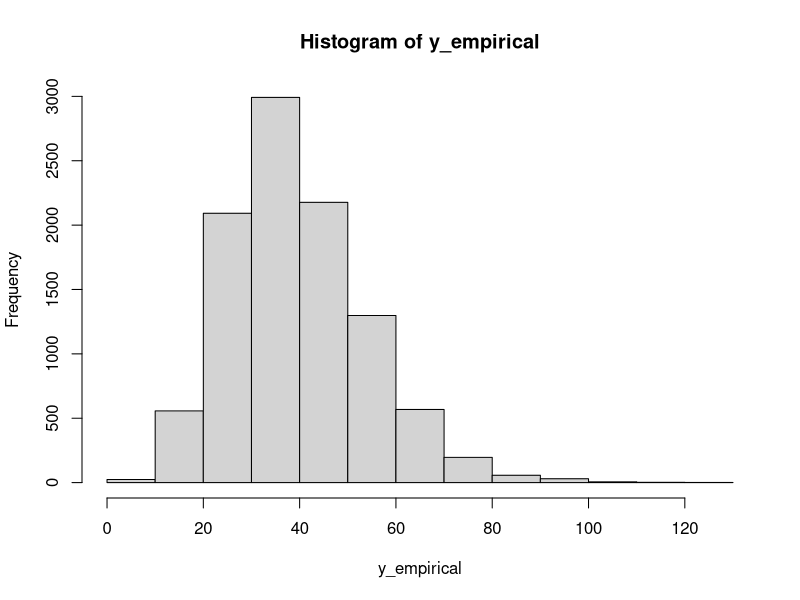
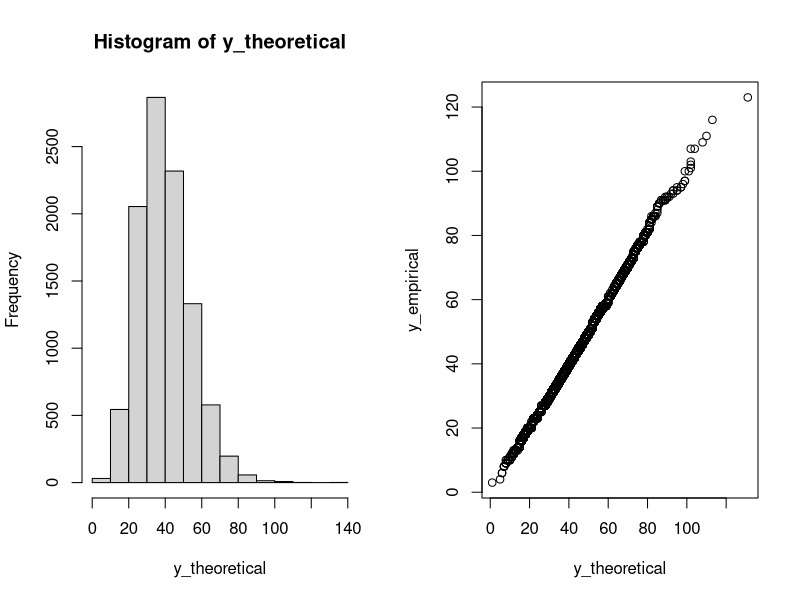
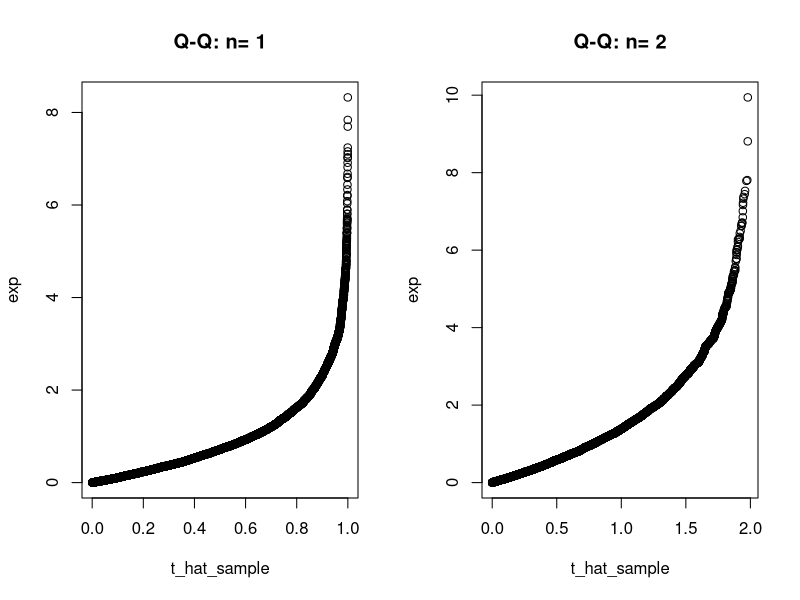
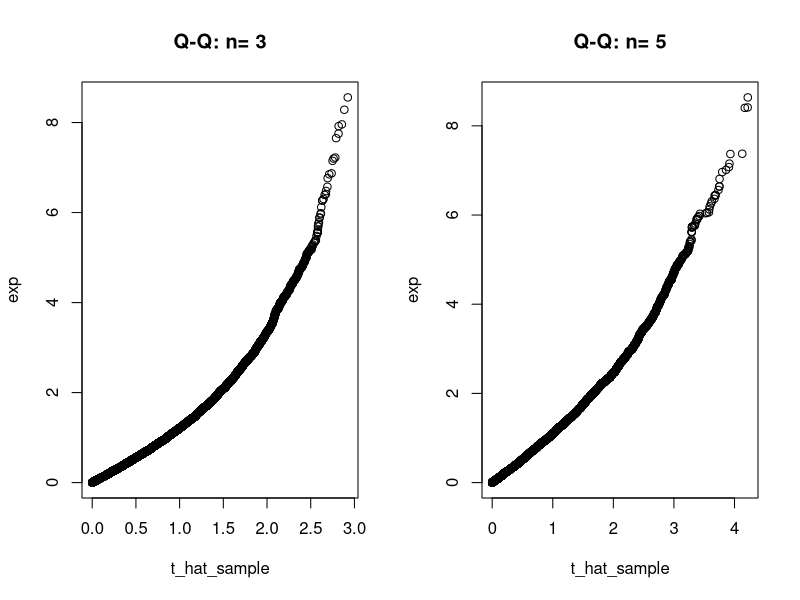
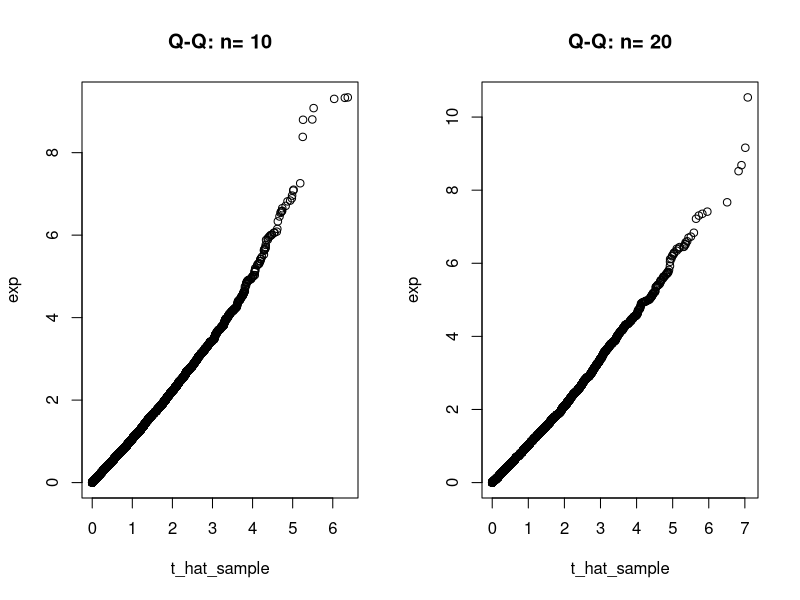
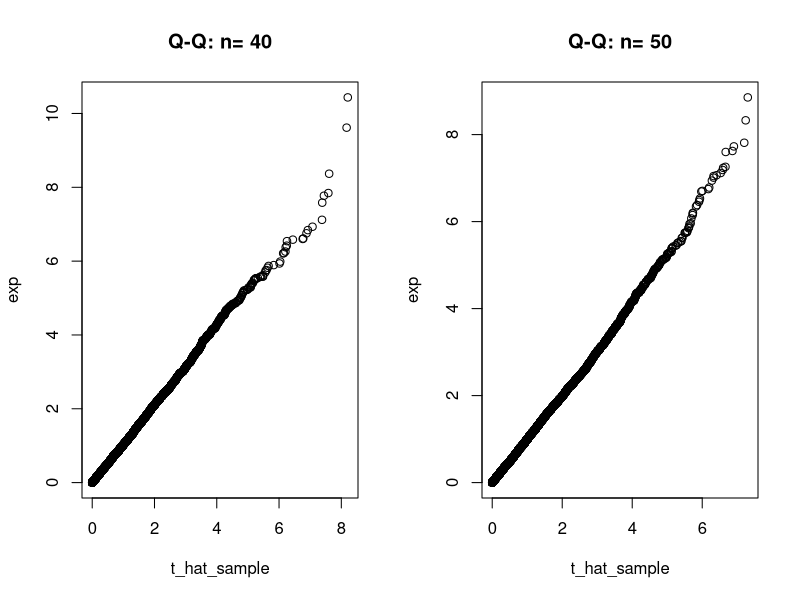
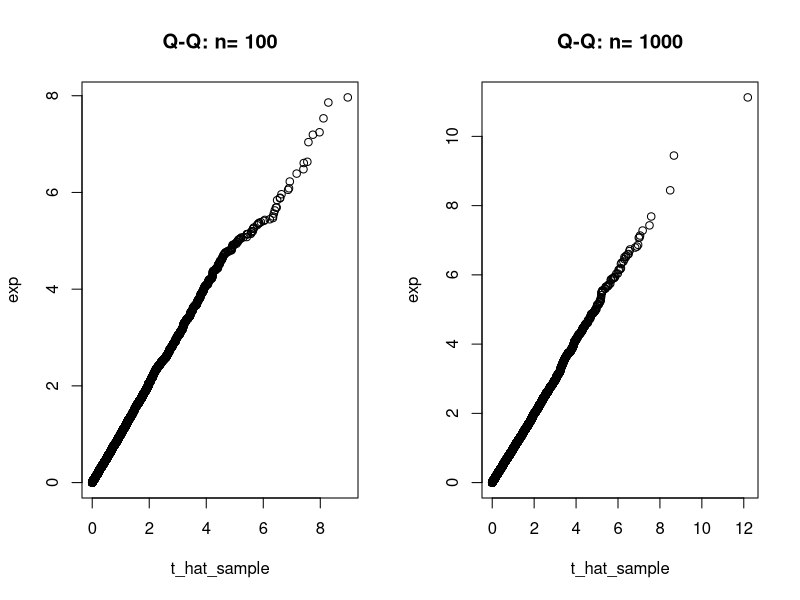
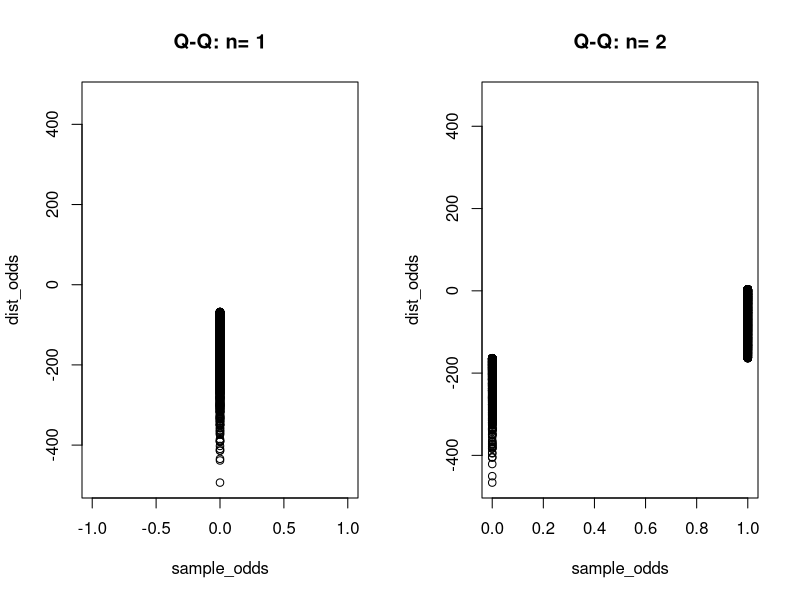

Recreate these plots in R, in order.
## ---- chunk 1
poisson_gamma <- function(alpha, beta){
  T <- rgamma(n = 1, shape = alpha, scale = beta)
  Y <- rpois(n = 1, lambda = T)
}
## ---- chunk 2
y_empirical <- replicate(10000,poisson_gamma(10,4))
## ---- chunk 3
hist(y_empirical)
## ---- chunk 4
y_theoretical <- replicate(10000,rnbinom(n = 1,size = 10, prob = 1/(1+4))) 
par(mfrow = c(1,2))
hist(y_theoretical)
qqplot(y_theoretical,y_empirical)
## ---- chunk 5
uni_sample_max <- function(n){
  unif <- runif(n)
  sample_max <- max(unif)
}
## ---- chunk 6
theta_hat <- function(n){
  t_hat <- n*(1-uni_sample_max(n))
}
## ---- chunk 7
theta_hat_plot <- function(n){
  t_hat_sample <- replicate(10000, theta_hat(n))
  exp <- rexp(10000)
  qqplot(t_hat_sample, exp, main=paste("Q-Q: n=",n))
}
## ---- chunk 8
ns <- c(1, 2, 3, 5, 10, 20, 40, 50, 100, 1000)
for (n in ns){
  theta_hat_plot(n)
}

## ---- chunk 9
odds_hat <- function(n){
  x <- rbinom(n, 1, .7)
  p_hat <- mean(x)
  odds <- p_hat/(1-p_hat)
  return(odds)
}

## ---- chunk 10
odds_plot <- function(n){
  sample_odds = replicate(10000, odds_hat(n))
  var = (1/(1-.7)^2)^2
  dist_odds = rnorm(10000, 0, var)
  qqplot(sample_odds, dist_odds, main=paste("Q-Q: n=",n))
}

## ---- chunk 11
ns <- c(1, 2, 3, 5, 10, 20, 40, 50, 100, 1000)
for (n in ns){
  odds_plot(n)
}

## ---- chunk 12
normal_approx <- function(n){
  samp = rgamma(n, shape=2, scale=4)
  samp_mean = mean(samp)
  variance = var(samp)
  output <- sqrt(n)*(1/samp_mean - 1/8)/(sqrt(variance)/samp_mean^2)
  return(output)
}

## ---- chunk 13
gamma_plot <- function(n){
  sample = replicate(10000, normal_approx(n))
  dist_odds = rnorm(10000, 0, 1)
  qqplot(sample, dist_odds, main=paste("Q-Q: n=",n))
}
## ---- chunk 14
ns <- c(2, 3, 5, 10, 20, 40, 50, 100, 1000)
for (n in ns){
  gamma_plot(n)
}

